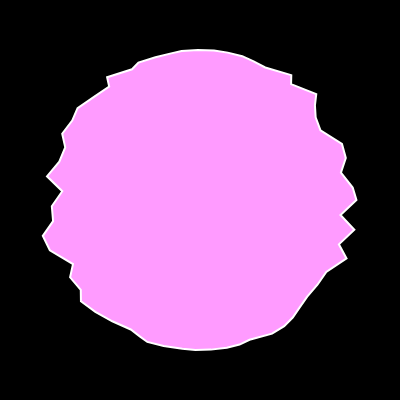
Frame 1 (no input)
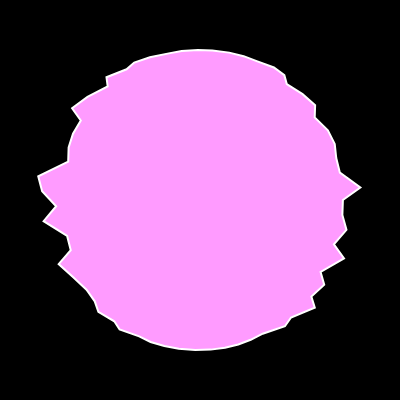
Frame 60 (no input)
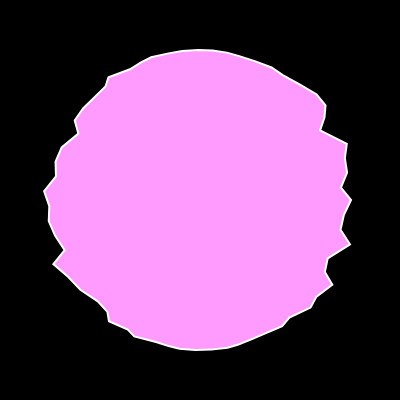
Frame 120 (the mouse pressed at the canvas centre since frame 60)

The p5.js sketch that drew these frames (run headless with seeded random() and noise() and a simulated clock; from frame 60 on, the mouse is pressed at the canvas centre):

// p5.js sketch
// ── sketch.js

let angle = 0;
let r = 150;


function setup() {
  createCanvas(400, 400);
  
}

function draw() {
  background(0);
  strokeWeight(2);
  stroke(255);
  fill(255,155,255);
  translate(200,200);
  
  let increment = 0.1;
  // map the shape according to mouseX
  // map(mouseX,0,width,0.01,PI)
 
  // create shape using individual verticies
  beginShape();
  // increment up to TWO_PI (complete circle)
  for(let a=0; a<TWO_PI; a+=increment){
    // add polar to cartesian coordinate transformation 
    // offset the radius by random
    let r1 = r + random(-15,15)
    let x = r1* cos(a);
    let y = r* sin(a);
    vertex(x,y)
  }
  endShape(CLOSE);

  
  
}
